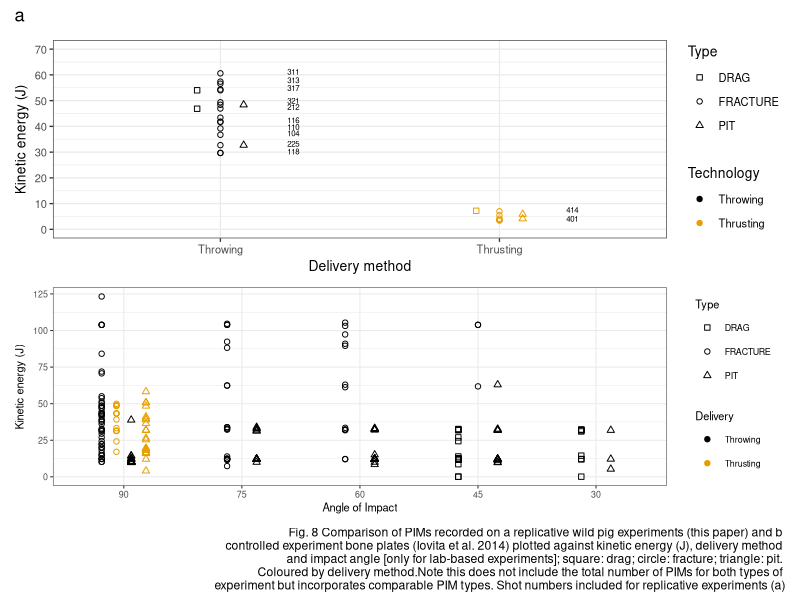
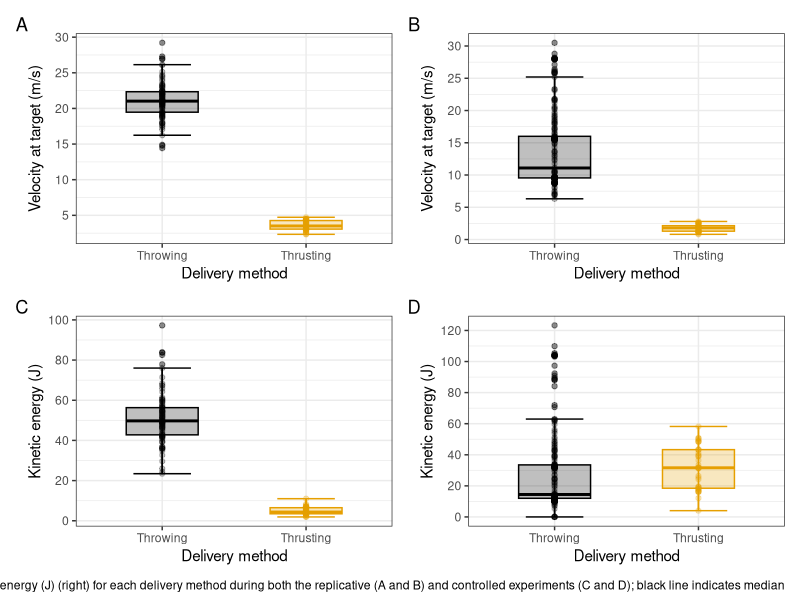
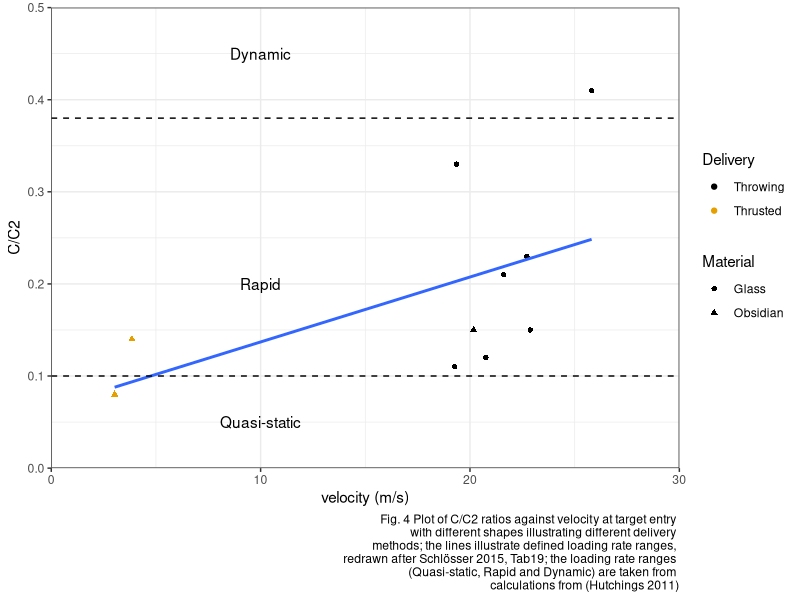
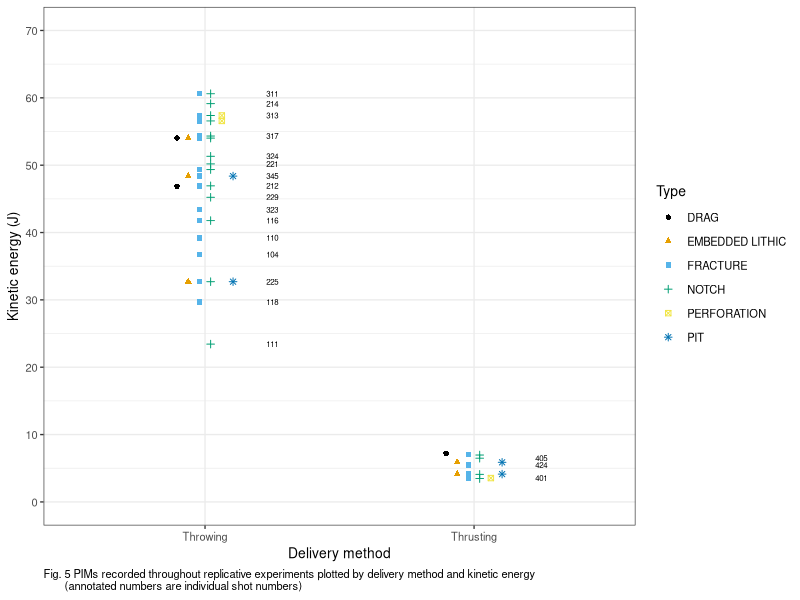
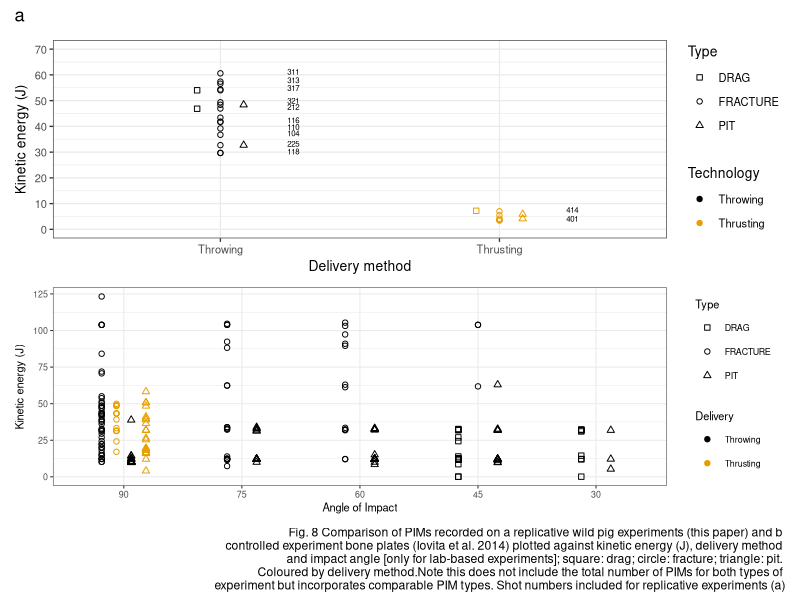

These charts were generated, in order, by the following R code:
#load libraries
library(tidyverse)
library(ggthemes)
library(rstatix)
library(patchwork)

#General note: 
#this R script includes all data necessary to produce figures from paper: 

#Smith et al., 2020: When Lithics Hit Bones: Evaluating the Potential
# of a Multifaceted Experimental Protocol to Illuminate
# Middle Palaeolithic Weapon Technology. Journal of Paleolithic Archaeology.

#Figure 3: Velocity and kinetic energy
#Loads dataset for Boar dataset with velocity and Kinetic energy
Boar_dataset <- read_csv("Data/Boar_dataset.csv")

#Boxplot velocity for Boar dataset throw and thrust avg. velocity
Boar_vel_plot <- 
  ggplot(Boar_dataset)+
  aes(x=Technology)+
  aes(y=Target.v..m.s.)+
  geom_boxplot(alpha=.25, width = .5)+
  aes(colour = Technology, fill = Technology)+
  scale_fill_colorblind()+
  scale_colour_colorblind()+
  geom_point(alpha=.25)+
  theme_bw()+
  labs(x="Delivery method")+
  labs(y="Velocity at target (m/s)")+
  labs(fill = "Delivery")+
  stat_boxplot(geom ='errorbar', width = 0.4)+
  scale_y_continuous (breaks = seq(0,30,5))+
  theme(legend.position = "none")


#Boxplot for Boar dataset throw and thrust experiment kinetic energy.
Boar_KE_plot <- 
  ggplot(Boar_dataset)+
  aes(x= Technology)+
  aes(y= Ekin..J.)+
  geom_boxplot(alpha=.25, width = .5)+
  aes(colour = Technology, fill = Technology)+
  scale_fill_colorblind()+
  scale_colour_colorblind()+
  geom_point(alpha=.25)+
  theme_bw()+
  labs(x="Delivery method")+
  labs(y="Kinetic energy (J)")+
  labs(fill = "Delivery")+
  stat_boxplot(geom ='errorbar', width = 0.4)+
  scale_y_continuous (breaks = seq(0,120,20))+
  theme(legend.position = "none")


#Iovita et al experimental dataset
Iovita_exp_dataset <- read_csv("Data/Iovita_exp_dataset.csv")

#Boxplot for experimental dataset throw and thrust avg. velocity
Iovita_vel_plot <- 
  ggplot(Iovita_exp_dataset)+
  aes(x=Delivery)+
  aes(y= m.s)+
  geom_boxplot(alpha=.25, width = .5)+
  aes(colour = Delivery, fill = Delivery)+
  scale_fill_colorblind()+
  scale_colour_colorblind()+
  geom_point(alpha=.25)+
  theme_bw()+
  labs(x="Delivery method")+
  labs(y="Velocity at target (m/s)")+
  stat_boxplot(geom ='errorbar', width = 0.4)+
  scale_y_continuous (breaks = seq(0,40,5))+
  theme(legend.position = "none")

#Boxplot for experimental dataset throw and thrust kinetic energy
Iovita_KE <- 
  ggplot(Iovita_exp_dataset)+
  aes(x=Delivery)+
  aes(y= E.J)+
  geom_boxplot(alpha=.25, width = .5)+
  aes(colour = Delivery, fill = Delivery)+
  scale_fill_colorblind()+
  scale_colour_colorblind()+
  geom_point(alpha=.25)+
  theme_bw()+
  labs(x="Delivery method")+
  labs(y="Kinetic energy (J)")+
  stat_boxplot(geom ='errorbar', width = 0.4)+
  scale_y_continuous (breaks = seq(0,120,20))+
  theme(legend.position = "none")


#Use patchwork to create a combined figure (Figure 3 in manuscript)
vel_KE_combined <- 
Boar_vel_plot+Iovita_vel_plot+Boar_KE_plot+Iovita_KE+
  plot_annotation(tag_levels = 'A',
                  caption = 
                    "Fig. 3 Boxplots of velocity at target (m/s) (left) and kinetic energy (J) (right) for each delivery method during both the replicative (A and B) and controlled experiments (C and D); black line indicates median")

#save to figure_output folder
ggsave("figure_output/vel_KE_combined.tiff",vel_KE_combined, dpi = 300,width =29.7, height = 21, units = "cm")


#Figure 4: Plot of C/C2 ratios vs. velocity in Boar experiments
crack.front <- read.csv("Data/c.c2.csv",header = T, stringsAsFactors = F)

#lithic crack front plot
cf_plot <- 
    ggplot(crack.front)+
    aes(x=m.s)+
    aes(y=c.c2)+
    geom_point(aes(shape = Material, color = Delivery))+
    scale_colour_colorblind()+ ###selects colours good for colourblind persons
    scale_x_continuous(limits = c(0,30), expand = c(0,0))+
    scale_y_continuous(limits = c(0,0.5), expand = c(0,0))+
    geom_smooth(method = "lm", se=F)+
    theme_bw()+
    xlab("velocity (m/s)")+
    ylab("C/C2")+
    labs(caption = 
    "Fig. 4 Plot of C/C2 ratios against velocity at target entry 
    with different shapes illustrating different delivery 
    methods; the lines illustrate defined loading rate ranges, 
    redrawn after Schlösser 2015, Tab19; the loading rate ranges 
    (Quasi-static, Rapid and Dynamic) are taken from 
    calculations from (Hutchings 2011)")+
    geom_hline(yintercept=0.10, linetype="dashed")+
    geom_hline(yintercept=0.38, linetype="dashed")+
    annotate("text", x = 10, y = 0.45, label = "Dynamic")+
    annotate("text", x = 10, y = 0.2, label = "Rapid")+
    annotate("text", x = 10, y = 0.05, label = "Quasi-static")

#save to figure_output folder
ggsave("figure_output/cf_plot.tiff",cf_plot, dpi = 300,width =29.7, height = 21, units = "cm")


#Figure 5: PIMS recorded during Boar experiments by delivery method and KE

#load in dataset for figure
  PIM_damage_boar_1 <- read_csv("Data/PIM_damage_Boar_1.csv")


##Plot of PIMs from Boar by KE
Boar_PIM_Type <- 
  ggplot(PIM_damage_boar_1)+
  aes(x=Technology)+
  labs(x= "Delivery method")+
  aes(y=Kinetic.energy..J.)+
  labs(y="Kinetic energy (J)")+
  aes(shape=Type, color = Type)+
  geom_point(position = position_dodge(width = 0.25))+
  theme_bw(base_size = 10)+
  scale_y_continuous (limits = c(0,70),breaks = seq(0,70,10))+
  scale_colour_colorblind()+
  labs(caption = "Fig. 5 PIMs recorded throughout replicative experiments plotted by delivery method and kinetic energy
       (annotated numbers are individual shot numbers)")+
  geom_text(aes(label=Shot.no.),check_overlap = T, color = "black", nudge_x = 0.25, size = 2)+
  theme(plot.caption = element_text(hjust = 0))

#save to figure_output folder
ggsave("figure_output/Boar_PIM_Type.tiff",Boar_PIM_Type, dpi = 300,width =29.7, height = 21, units = "cm")


#Figure 8: PIM damage comparing Boar and lab experiments and impact angle

#load in dataset for Boar
PIM_damage_boar_2 <- read_csv("Data/PIM_damage_Boar_2.csv")

#Plot PIMs on Boar for throwing and thrusting
PIM_KE_Boar <- 
  ggplot(PIM_damage_boar_2)+
  aes(x=Technology)+
  labs(x= "Delivery method")+
  aes(y=Kinetic.energy..J.)+
  labs(y="Kinetic energy (J)")+
  geom_point(position = position_dodge(width = 0.25))+
  aes(shape = Type, color=Technology)+
  theme_bw(base_size=10)+
  scale_y_continuous (limits = c(0,70),breaks = seq(0,70,10))+
  scale_colour_colorblind()+
  scale_shape_manual(values = c(0,1,2))+
  labs(shape = "Type")+
  geom_text(aes(label=Shot.no.),hjust = 0.25, vjust = 0.25, 
            nudge_x = 0.25, size =2, check_overlap =  TRUE, color = "black")+
  theme(plot.caption = element_text(hjust = 0))

#load in dataset for lab replicative experiments
PIMS_real_impact_angle <- read_csv("Data/PIMS_lab_impact_angle.csv")

#Plot PIMs lab replicative experiment for Delivery, type and energy
PIMS_Real_impact_angle_delivery <- 
  ggplot(PIMS_real_impact_angle)+
  aes(x=position)+
  labs(x="Angle of Impact")+
  aes(y=E.J)+
  labs(y="Kinetic energy (J)")+
  scale_x_discrete(limits=c("90","75","60","45","30"))+
  scale_color_colorblind()+
  scale_shape_manual(values = c(0,1,2))+
  aes(shape=Type,color=Delivery)+
  geom_point(position = position_dodge(width = 0.50))+
  theme_bw(base_size = 8)

#make combined figure (Figure 8)
PIM_Boar_Real_combined <- 
PIM_KE_Boar/PIMS_Real_impact_angle_delivery+
  plot_annotation('a',caption = 
"Fig. 8 Comparison of PIMs recorded on a replicative wild pig experiments (this paper) and b 
controlled experiment bone plates (Iovita et al. 2014) plotted against kinetic energy (J), delivery method 
and impact angle [only for lab-based experiments]; square: drag; circle: fracture; triangle: pit. 
Coloured by delivery method.Note this does not include the total number of PIMs for both types of 
experiment but incorporates comparable PIM types. Shot numbers included for replicative experiments (a)")

PIM_Boar_Real_combined

#save to figure_output folder
ggsave("figure_output/PIM_Boar_Real_combined.tiff",PIM_Boar_Real_combined, dpi = 300,width =29.7, height = 21, units = "cm")


